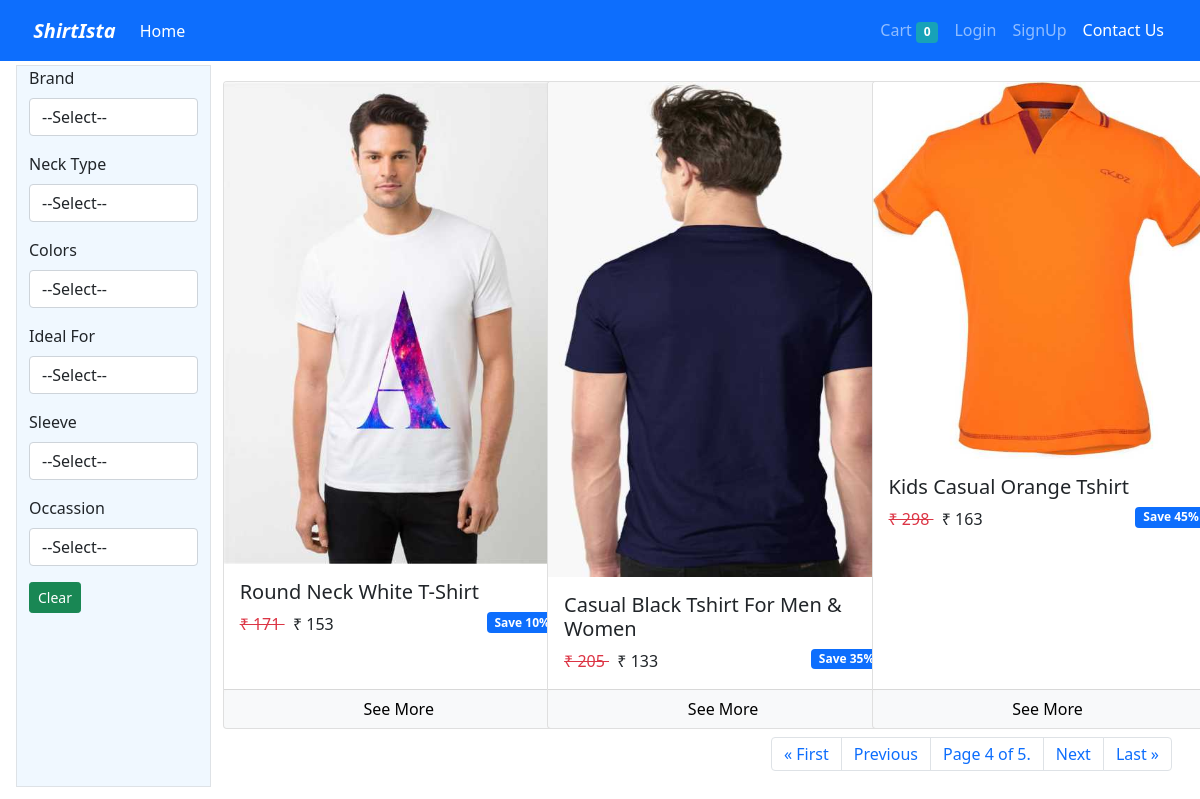
/?page=4, run on the app's committed database.
### store/models/tshirt.py (models this page shows, shortened)
class Tshirt(models.Model):
    name = models.CharField(max_length=50,null=False)
    slug = models.CharField(max_length=200,null=True , unique=True, default="")
    description = models.CharField(max_length=50,null=True)
    discount = models.IntegerField(default=0)
    image = models.ImageField(upload_to='upload/images' , null=False)
    occassion = models.ForeignKey(Occassion,on_delete=models.CASCADE)
    brand = models.ForeignKey(Brand,on_delete=models.CASCADE)
    sleeve = models.ForeignKey(Sleeve,on_delete=models.CASCADE)
    necktype = models.ForeignKey(NeckType,on_delete=models.CASCADE)
    idealfor = models.ForeignKey(IdealFor,on_delete=models.CASCADE)
    color = models.ForeignKey(Color,on_delete=models.CASCADE)

### store/views/home.py (the view)
# urls.py: path('',home),
def home(request):
    query = request.GET
    tshirts = []
    tshirts = Tshirt.objects.all()
    brand = query.get('brand')
    neckType = query.get('necktype')
    color = query.get('color')
    occassion = query.get('occassion')
    idealfor = query.get('idealfor')
    sleeve = query.get('sleeve')
    page = query.get('page')
    if(page is None or page == ''):
        page = 1
    if brand !='' and brand is not None:
        tshirts = tshirts.filter(brand__slug = brand)
    if neckType!='' and neckType is not None:
        tshirts = tshirts.filter(necktype__slug = neckType)
    if color!='' and color is not None:
        tshirts = tshirts.filter(color__slug = color)
    if occassion !='' and occassion is not None:
        tshirts = tshirts.filter(occassion__slug = occassion)
    if idealfor !='' and idealfor is not None:
        tshirts = tshirts.filter(idealfor__slug = idealfor)
    if sleeve!='' and sleeve is not None:
        tshirts = tshirts.filter(sleeve__slug = sleeve)
    occassions = Occassion.objects.all()
    brands = Brand.objects.all()
    sleeves = Sleeve.objects.all()
    idealFor = IdealFor.objects.all()
    neckTypes = NeckType.objects.all()
    colors = Color.objects.all()
    paginator = Paginator(tshirts, 3)
    page_object = paginator.get_page(page)
    query = request.GET.copy()
    query['page'] = ''
    pageurl = urlencode(query)
    context ={
        "page_obj": page_object,
        "occassions":occassions,
        "brands":brands,
        "colors": colors,
        "sleeves":sleeves,
        "neckTypes":neckTypes,
        "idealFor":idealFor,
        "pageurl":pageurl
    }
    return render(request , template_name='store/home.html', context = context)

### store/templatetags/filter_tags.py (called while the page is built)
@register.simple_tag
def selected_attr(request_slug , slug):
    if request_slug == slug:
         return "selected"
    else:
        return ''

### store/templatetags/tshirt_tags.py (called while the page is built)
@register.filter
def rupee(number):
     return f'₹ {number}'

@register.simple_tag
def min_price(tshirt):
     size = tshirt.sizevariant_set.all().order_by('price').first()
     return floor(size.price)

@register.simple_tag
def sale_price(tshirt):
     price = min_price(tshirt)
     discount = tshirt.discount
     return floor(price - (price * (discount/100)))

### store/templates/store/home.html (shortened to what this page needs)
{% extends "./base.html" %}
{% load tshirt_tags %}
{% load filter_tags %}
{% load static %}
{% block content %}
<div class="container-fluid">
    <div class="row m-1 ">
      <div class="col-2 border div1">
        <form id ="filterForm" action="/">
          <div>
            <div class="form-group ">
              <label for="brand">Brand</label>
              <select onchange="submitForm()" name = 'brand' class="form-control" id="brands">
                <option value="">--Select--</option>
              </select>
            </div>
            <div class="form-group">
              <label for="necktype">Neck Type</label>
              <select onchange="submitForm()" name = 'necktype' class="form-control" id="necktypes">
                <option value="">--Select--</option>
              </select>
            </div>
               <div class="form-group">
                <label for="color">Colors</label>
                <select onchange="submitForm()" name='color' class="form-control" id="colors">
                  <option value="">--Select--</option>
                </select>
              </div>
               <div class="form-group">
                <label for="idealfor">Ideal For</label>
                <select onchange="submitForm()" name='idealfor' class="form-control" id="idealFor">
                  <option value="">--Select--</option>
                </select>
              </div>
              <div class="form-group">
                <label for="sleeve">Sleeve</label>
                <select onchange="submitForm()" name = 'sleeve' class="form-control" id="sleeves">
                  <option value="">--Select--</option>
                </select>
              </div>
               <div class="form-group">
                <label for="occasssion">Occassion</label>
                <select onchange="submitForm()" name='occassion' class="form-control" id="occassions">
                  <option value="">--Select--</option>
                </select>
              </div>
              <a href="/" class ="btn btn-success btn-sm"> Clear</a>
          </div>
        </form>
      </div>
      <div class="col">
        <div class="row">
        {% for tshirt in page_obj %}
        <div class="col-4 mx-auto mt-3">
        <div class="card h-100" style="width: 22rem; " >
            <img class="card-img-top" src="{{tshirt.image.url}}" alt="Card image cap">
            <div class="card-body">
              <h5 class="card-title">{{tshirt.name|title}}</h5>
              <span class="text-danger"><del>{% min_price tshirt as result %}
                {{result|rupee}}
              </del></span>
              <span>{% sale_price tshirt as sale_price %} {{sale_price|rupee}}</span>
              <span class="float-end badge bg-primary" >Save {{tshirt.discount}}%</span>
            </div>
            <div class="card-footer p-0" style="text-align: center;">
                <a href="/product/{{tshirt.slug}}" class="btn btn-light btn-block">See More</a>
            </div>
          </div>
        </div>
        {% endfor %}
        <div>
          <nav aria-label="Page navigation" class="mt-2">
            <ul class="pagination justify-content-end">
              {% if page_obj.has_previous %}
                    <li class="page-item"><a class="page-link" href="?{{pageurl}}">&laquo; First</a></li>
                    <li class="page-item"><a class="page-link" href="?{{pageurl}}{{ page_obj.previous_page_number }}">Previous</a></li>
                {% endif %}
                <li class="page-item">
                    <a class="page-link" href="">Page {{ page_obj.number }} of {{ page_obj.paginator.num_pages }}.</a>
                </li>
                {% if page_obj.has_next %}
                    <li class="page-item"><a class="page-link" href="?{{pageurl}}{{ page_obj.next_page_number }}">Next</a></li>
                    <li class="page-item"><a class="page-link" href="?{{pageurl}}{{ page_obj.paginator.num_pages }}">Last &raquo;</a></li>
                {% endif %}
            </ul>
          </nav>
        </div>
        </div>
      </div>
    </div>
</div>
{% endblock %}

### store/templates/store/home.html (style rules this page uses)
.div1 { background-color: aliceblue; }

### data on the page
Tshirt: image (picture), name "Round Neck White T-Shirt", result "₹ 171", sale_price "₹ 153", discount "10"
Tshirt: image (picture), name "Casual Black Tshirt For Men & Women", result "₹ 205", sale_price "₹ 133", discount "35"
Tshirt: image (picture), name "Kids Casual Orange Tshirt", result "₹ 298", sale_price "₹ 163", discount "45"

### other printed values
{{ request.session.cart|length }} "0"
{{ page_obj.number }} "4"
{{ page_obj.paginator.num_pages }} "5"
